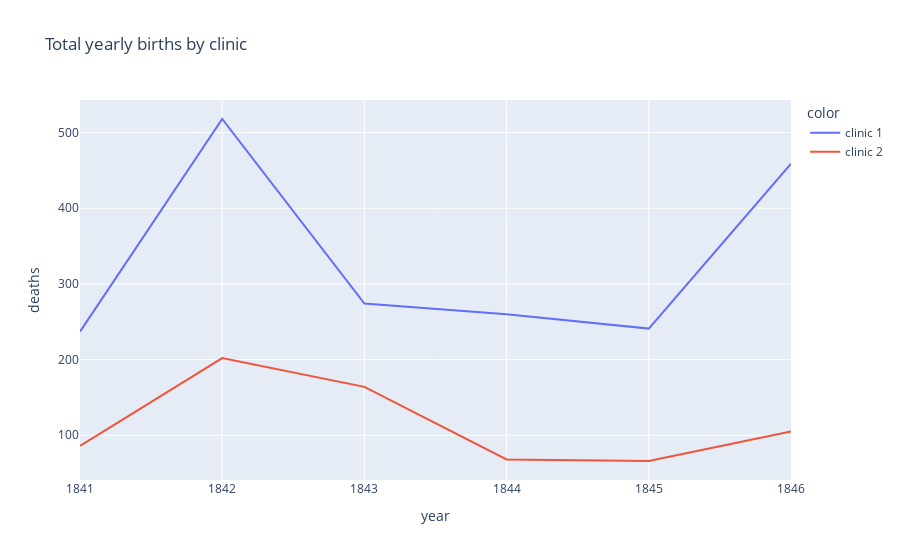

Notebook code cell kept with this figure:
### Code cell
fig = px.line(x=df_yearly.year,
              y=df_yearly.deaths,
              color=df_yearly.clinic,
              hover_name=df_yearly.clinic,
              title="Total yearly births by clinic")

fig.update_layout(xaxis_title="year",
                  yaxis_title="deaths")

fig.show()

### Figure 1 — Plotly figure (JSON) as saved in the notebook; plotly's stock layout.template omitted (floating-point values rounded to 4 significant figures)
{"data": [{"hovertemplate": "<b>%{hovertext}</b><br><br>color=clinic 1<br>x=%{x}<br>y=%{y}<extra></extra>", "hovertext": ["clinic 1", "clinic 1", "clinic 1", "clinic 1", "clinic 1", "clinic 1"], "legendgroup": "clinic 1", "line": {"color": "#636efa", "dash": "solid"}, "marker": {"symbol": "circle"}, "mode": "lines", "name": "clinic 1", "orientation": "v", "showlegend": true, "type": "scatter", "x": [1841, 1842, 1843, 1844, 1845, 1846], "xaxis": "x", "y": [237, 518, 274, 260, 241, 459], "yaxis": "y"}, {"hovertemplate": "<b>%{hovertext}</b><br><br>color=clinic 2<br>x=%{x}<br>y=%{y}<extra></extra>", "hovertext": ["clinic 2", "clinic 2", "clinic 2", "clinic 2", "clinic 2", "clinic 2"], "legendgroup": "clinic 2", "line": {"color": "#EF553B", "dash": "solid"}, "marker": {"symbol": "circle"}, "mode": "lines", "name": "clinic 2", "orientation": "v", "showlegend": true, "type": "scatter", "x": [1841, 1842, 1843, 1844, 1845, 1846], "xaxis": "x", "y": [86, 202, 164, 68, 66, 105], "yaxis": "y"}], "layout": {"legend": {"title": {"text": "color"}, "tracegroupgap": 0}, "title": {"text": "Total yearly births by clinic"}, "xaxis": {"anchor": "y", "domain": [0, 1], "title": {"text": "year"}}, "yaxis": {"anchor": "x", "domain": [0, 1], "title": {"text": "deaths"}}}}
